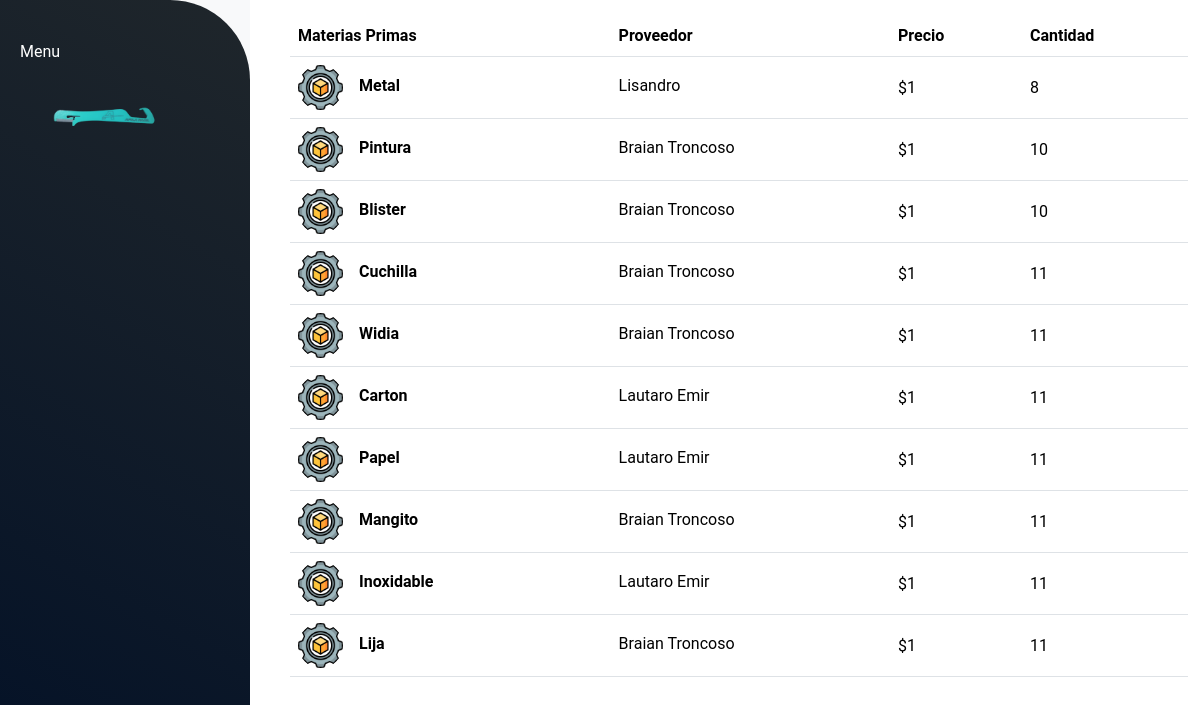
The page /materias_primas/ on the database as committed earlier.
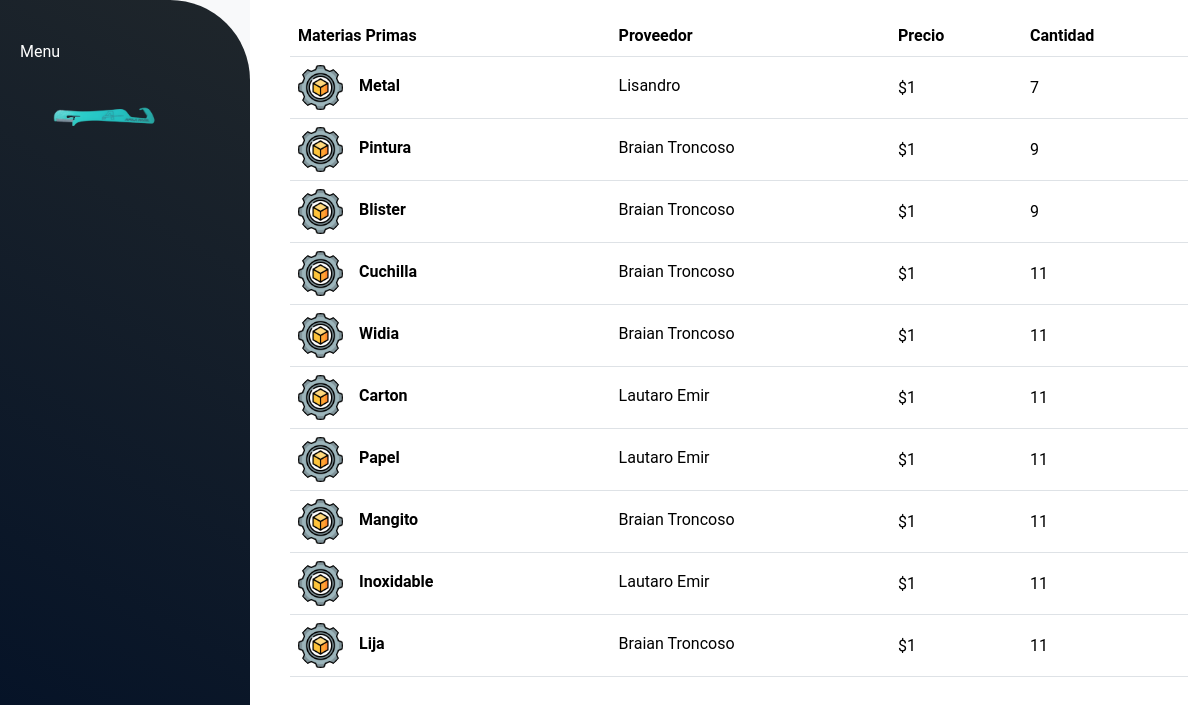
The same page on the database as committed later.
### materias_primas/models.py (models this page shows, shortened)
class Materias(models.Model):
    nombre = models.CharField(max_length=45)
    precio = models.IntegerField()
    cantidad = models.IntegerField()
    proveedores = models.ForeignKey(Proveedores, null=True, blank=True, on_delete=models.SET_NULL, related_name='materias')
    imagen = models.CharField(max_length=100)
    def get_imagen_url(self):
        if self.imagen:
            return f"/static/img/{self.imagen}"
        else:
            return "/static/img/materia_prima.png"
    class Meta:
        db_table = 'materias'
        verbose_name = "Materia"

### proveedores/models.py (models this page shows, shortened)
class Proveedores(models.Model):
    nombre = models.CharField(max_length=50)
    detalle = models.CharField(max_length=200, blank=True)
    direccion = models.CharField(max_length=100)
    telefono = models.IntegerField(null=True, blank=True)
    email = models.CharField(max_length=100)
    imagen = models.TextField(null=True, blank=True)
    class Meta:
        db_table = 'proveedores'
        verbose_name = "Proveedores"

### materias_primas/views.py (the view)
# urls.py: path('', views.mostrar_materias_primas, name='materias_primas'),
def mostrar_materias_primas(request):
    materias = Materias.objects.all()
    return render(request, 'materias_primas.html', {'materias': materias, 'mensaje': "No hay Materia Prima"})

### materias_primas/templates/materias_primas.html (shortened to what this page needs)
{% extends "materias_primas/layout.html" %}
{% load static %}
{% block content %}
{% if materias%}
<div class="container" id="altura">
    <table class="table align-middle mb-0 bg-white m-3 mb-5">
        <thead class="bg-dark">
        <tr>
            <th>Materias Primas</th>
            <th>Proveedor</th>
            <th>Precio</th>
            <th>Cantidad</th>
        </tr>
        </thead>
        <tbody>
        {% for materia in materias %}
            <tr>
                <td>
                <div class="d-flex align-items-center">
                    <img
                        src="{{ materia.get_imagen_url }}"
                        alt="NO-IMG"
                        style="width: 45px; height: 45px"
                        class="rounded-circle"
                        />
                    <div class="ms-3">
                    <p class="fw-bold mb-1 ml-2">{{materia.nombre}}</p>
                    </div>
                </div>
                </td>
                <td>
                <p class="fw-normal mb-1">{{ materia.proveedores.nombre }} {{ materia.proveedores.apellido}}</p>
                </td>
                <td>${{ materia.precio }}</td>
                <td>{{ materia.cantidad }}</td>
            </tr>
        {%endfor%}
        </tbody>
    </table>
{%else%}
    {{ mensaje }}
{%endif%}
</div>
{% endblock %}

Rows that differ between the two databases and show on the page:
changed Materias "Metal": cantidad "8" → "7"
changed Materias "Pintura": cantidad "10" → "9"
changed Materias "Blister": cantidad "10" → "9"
